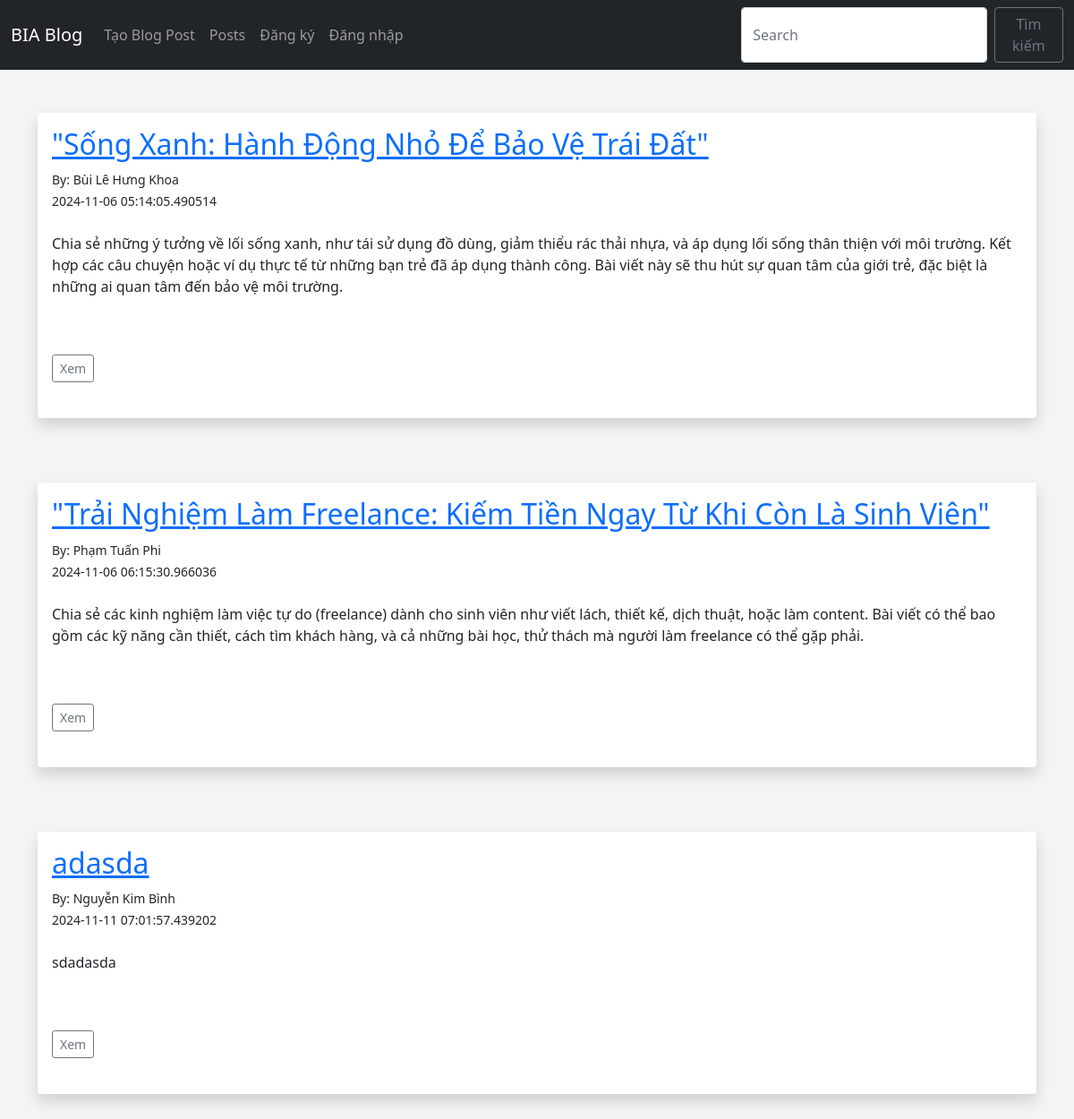
The page /posts on the database its author committed.
### app.py (models this page shows, shortened)
class Posts(db.Model):
	id = db.Column(db.Integer, primary_key=True)
	title = db.Column(db.String(255))
	content = db.Column(db.Text)
	date_posted = db.Column(db.DateTime, default=datetime.utcnow)
	slug = db.Column(db.String(255))
	poster_id = db.Column(db.Integer, db.ForeignKey('users.id'))

class Users(db.Model, UserMixin):
	id = db.Column(db.Integer, primary_key=True)
	username = db.Column(db.String(20), nullable=False, unique=True)
	name = db.Column(db.String(200), nullable=False)
	email = db.Column(db.String(120), nullable=False, unique=True)
	favorite_color = db.Column(db.String(120))
	about_author = db.Column(db.Text(), nullable=True)
	date_added = db.Column(db.DateTime, default=datetime.utcnow)
	profile_pic = db.Column(db.String(), nullable=True)
	password_hash = db.Column(db.String(128))
	posts = db.relationship('Posts', backref='poster')
	@property
	def password(self):
		raise AttributeError('password is not a readable attribute!')

### app.py (the view)
@app.route('/posts')
def posts():
	posts = Posts.query.order_by(Posts.date_posted)
	return render_template("posts.html", posts=posts)

### webforms.py
class SearchForm(FlaskForm):
	searched = StringField("Searched", validators=[DataRequired()])
	submit = SubmitField("Submit")

### app.py (called while the page is built)
@app.context_processor
def base():
	form = SearchForm()
	return dict(form=form)

### templates/posts.html (shortened to what this page needs)
{% extends 'base.html' %}
{% block content %}
<br/>
{% for post in posts %}
<div class="shadow p-3 mb-5 bg-body rounded">
	<h2><a href="{{ url_for('post', id=post.id)}}">{{ post.title }}</a></h2>
	<small>By: {{ post.poster.name }}<br/>
	{{ post.date_posted }}</small> <br/><br/>
	{{ post.content|safe }}
	<br/><br/>
	<a href="{{ url_for('post', id=post.id)}}" class="btn btn-outline-secondary btn-sm">Xem</a>
	<br/><br/>
</div>
<br/>
{% endfor %}
{% endblock %}

### static/css/style.css (style rules this page uses)
body { background: #f4f4f4; }

### rows shown on the page
Posts: title "\"Sống Xanh: Hành Động Nhỏ Để Bảo Vệ Trái Đất\"", poster.name "Bùi Lê Hưng Khoa", date_posted "2024-11-06 05:14:05.490514", content "Chia sẻ những ý tưởng về lối sống xanh, như tái sử dụng đồ dùng, giảm thiểu rác thải nhựa, và áp dụng lối sống thân thiện với môi trường. Kết hợp các câu chuyện hoặc ví dụ thực tế từ những bạn trẻ đã áp dụng thành công. Bài viết này sẽ thu hút sự quan tâm của giới trẻ, đặc biệt là những ai quan tâm đến bảo vệ môi trường."
Posts: title "\"Trải Nghiệm Làm Freelance: Kiếm Tiền Ngay Từ Khi Còn Là Sinh Viên\"", poster.name "Phạm Tuấn Phi", date_posted "2024-11-06 06:15:30.966036", content "Chia sẻ các kinh nghiệm làm việc tự do (freelance) dành cho sinh viên như viết lách, thiết kế, dịch thuật, hoặc làm content. Bài viết có thể bao gồm các kỹ năng cần thiết, cách tìm khách hàng, và cả những bài học, thử thách mà người làm freelance có thể gặp phải."
Posts: title "adasda", poster.name "Nguyễn Kim Bình", date_posted "2024-11-11 07:01:57.439202", content "sdadasda"
